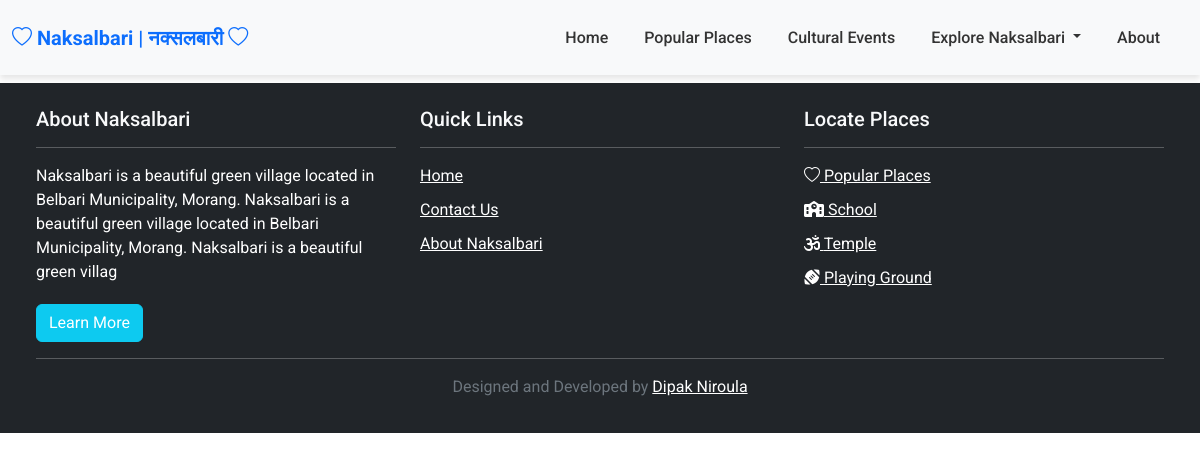
/shree-janata-secondary-school/, run on the app's committed database.
### website/models.py (models this page shows, shortened)
class AbstractModel(models.Model):
    created_at = models.DateTimeField(auto_now_add=True)
    updated_at = models.DateTimeField(auto_now=True)
    is_active = models.BooleanField(default=True)
    class Meta:
        abstract = True

class SiteInfo(AbstractModel):  # only one can be active, if multiple, the latest will be taken
    version = models.PositiveIntegerField(default=0, unique=True)
    name = models.CharField(max_length=64)
    municipality = models.CharField(max_length=64)
    ward_no = models.CharField(max_length=3)
    district = models.CharField(max_length=64)
    province = models.CharField(max_length=64)
    image = models.ImageField(upload_to="site_info/")
    short_description = models.CharField(max_length=200)
    description = models.TextField()
    contact_number = models.CharField(max_length=16, blank=True)
    contact_number_alt = models.CharField(max_length=16, blank=True)
    contact_email = models.EmailField(blank=True)
    contact_email_alt = models.EmailField(blank=True)

class PlaceCategory(AbstractModel):
    name = models.CharField(max_length=64)
    slug = models.SlugField(max_length=128)
    icon = models.CharField(max_length=64)
    image = models.ImageField(upload_to="category/", null=True, blank=True)
    description = models.TextField(blank=True)

### website/views/client_views.py (the view)
# urls.py: path("<slug>/", client_views.PageDetailView.as_view(), name="pagedetail"),  # dont put any url with single path param below this
class PageDetailView(ClientMixin, generic.DetailView):
    template_name = "clienttemplates/pagedetail.html"
    context_object_name = "page"
    def get_object(self, queryset=None):
        return ExtraPage.objects.filter(page_slug=self.kwargs["slug"]).first()

### website/views/client_views.py (called while the page is built)
    def get_context_data(self, **kwargs):
        context = super().get_context_data(**kwargs)
        context["site_info"] = SiteInfo.objects.filter(is_active=True).order_by("version").last()
        context["place_categories"] = PlaceCategory.objects.filter(is_active=True)
        return context

### templates/clienttemplates/pagedetail.html (shortened to what this page needs)
{% extends "clienttemplates/base.html" %}

### templates/clienttemplates/base.html (shortened to what this page needs)
{% load static %}
<!DOCTYPE html>
<html lang="en">
<head>
    <link href="https://cdn.jsdelivr.net/npm/bootstrap@5.3.3/dist/css/bootstrap.min.css" rel="stylesheet">
    <link rel="stylesheet" href="https://cdn.jsdelivr.net/npm/bootstrap-icons@1.11.3/font/bootstrap-icons.css">
    <link rel="stylesheet" href="https://cdnjs.cloudflare.com/ajax/libs/font-awesome/6.6.0/css/all.min.css">
    <link rel="stylesheet" href="{% static 'clientstatic/style.css' %}">
</head>
<body>
<nav class="navbar navbar-expand-lg navbar-light bg-light">
    <div class="container-fluid">
        <a class="navbar-brand" href="{% url 'website:home' %}">
            <i class="bi bi-heart text-primary"></i>
            <span class="text-primary">{{ site_info.name }} | नक्सलबारी</span>
            <i class="bi bi-heart text-primary"></i>
        </a>
        <div class="collapse navbar-collapse" id="navbarNav">
            <ul class="navbar-nav ms-auto">
                <li class="nav-item">
                    <a class="nav-link {% block home %}{% endblock %}" href="{% url 'website:home' %}">Home</a>
                </li>
                <li class="nav-item">
                    <a class="nav-link {% block popular_places %}{% endblock %}" href="{% url 'website:placelist' %}">
                        Popular Places
                    </a>
                </li>
                <li class="nav-item">
                    <a href="{% url 'website:cultures' %}" class="nav-link {% block cultures %}{% endblock %}">
                        Cultural Events
                    </a>
                </li>
                <li class="nav-item dropdown">
                    <a class="nav-link dropdown-toggle {% block placelist %}{% endblock %}" href="#" id="navbarDropdown"
                       role="button" data-bs-toggle="dropdown" aria-expanded="false">
                        Explore {{ site_info.name }}
                    </a>
                </li>
                <li class="nav-item">
                    <a href="{% url 'website:about' %}" class="nav-link {% block about %}{% endblock %}">About</a>
                </li>
            </ul>
        </div>
    </div>
</nav>
<footer class="bg-dark text-white py-4 px-4 mt-auto">
    <div class="container-fluid">
        <div class="row">
            <div class="col-md-4">
                <h5>About Naksalbari</h5>
                <hr>
                <p>{{ site_info.short_description }}</p>
                <a href="{% url 'website:about' %}" class="btn btn-info text-white">Learn More</a>
            </div>
            <div class="col-md-4">
                <h5>Quick Links</h5>
                <hr>
                <ul class="list-unstyled">
                    <li><a href="{% url 'website:home' %}" class="text-white">Home</a></li>
                    <li><a href="{% url 'website:contact' %}" class="text-white">Contact Us</a></li>
                    <li><a href="{% url 'website:about' %}" class="text-white">About Naksalbari</a></li>
                </ul>
            </div>
            <div class="col-md-4">
                <h5>Locate Places</h5>
                <hr>
                <ul class="list-unstyled">
                    <li>
                        <a class="text-white" href="{% url 'website:placelist' %}"><i class="bi bi-heart"></i> Popular
                            Places</a>
                    </li>
                    {% for category in place_categories %}
                        <li>
                            <a class="text-white" href="{% url 'website:categorizedplacelist' category.slug %}">
                                <i class="{{ category.icon }}"></i>
                                {{ category.name }}
                            </a>
                        </li>
                    {% endfor %}
                </ul>
            </div>
        </div>
        <hr>
        <div class="row">
            <div class="col-md-12">
                <p class="text-center text-secondary">Designed and Developed by <a class="text-white" target="_blank"
                                                                                   href="https://dipakniroula.com.np">Dipak
                    Niroula</a></p>
            </div>
        </div>
    </div>
</footer>
</body>
</html>

### static/clientstatic/style.css (style rules this page uses)
body { font-family: 'Roboto', sans-serif; }
.navbar { box-shadow: 0 4px 6px rgba(0, 0, 0, 0.1); min-height: 75px; align-items: stretch; }
.nav-link { color: #333 !important; margin-right: 20px; transition: color 0.3s ease; font-weight: 500; }
.navbar-brand { font-weight: bold; }
.btn { margin-top: 10px; }
footer { background-color: #343a40; color: #f8f9fa; }
footer h5 { color: #f8f9fa; }
footer p, footer ul li { margin-bottom: 10px; }
.mt-auto { margin-top: auto; }

### data on the page
SiteInfo: name "Naksalbari", short_description "Naksalbari is a beautiful green village located in Belbari Municipality, Morang. Naksalbari is a beautiful green village located in Belbari Municipality, Morang. Naksalbari is a beautiful green villag"
PlaceCategory: name "School"
PlaceCategory: name "Temple"
PlaceCategory: name "Playing Ground"
